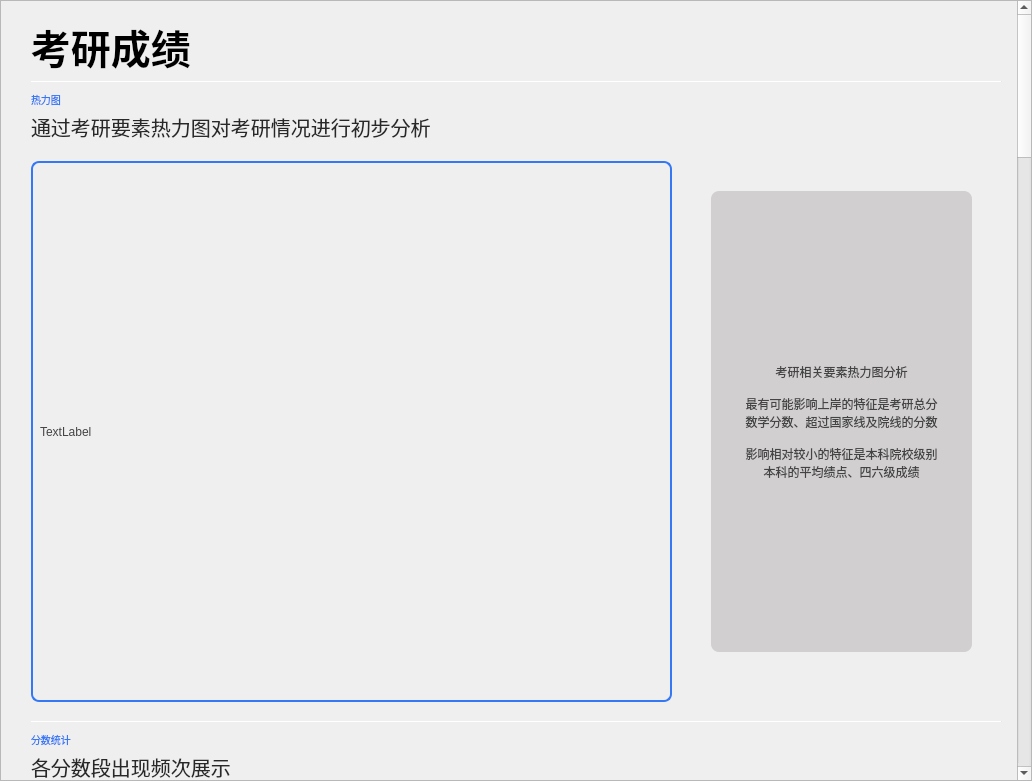
<?xml version="1.0" encoding="UTF-8"?>
<ui version="4.0">
 <class>Form</class>
 <widget class="QWidget" name="Form">
  <property name="geometry">
   <rect>
    <x>0</x>
    <y>0</y>
    <width>1032</width>
    <height>781</height>
   </rect>
  </property>
  <property name="windowTitle">
   <string>Form</string>
  </property>
  <widget class="QScrollArea" name="scrollArea">
   <property name="geometry">
    <rect>
     <x>0</x>
     <y>0</y>
     <width>1032</width>
     <height>781</height>
    </rect>
   </property>
   <property name="styleSheet">
    <string notr="true">border:transparent;
background-color:white;
QScrollBar {height:0px;width:0px;}</string>
   </property>
   <property name="verticalScrollBarPolicy">
    <enum>Qt::ScrollBarAsNeeded</enum>
   </property>
   <property name="horizontalScrollBarPolicy">
    <enum>Qt::ScrollBarAlwaysOff</enum>
   </property>
   <property name="widgetResizable">
    <bool>true</bool>
   </property>
   <widget class="QWidget" name="scrollAreaWidgetContents">
    <property name="geometry">
     <rect>
      <x>0</x>
      <y>-3739</y>
      <width>1032</width>
      <height>4520</height>
     </rect>
    </property>
    <property name="minimumSize">
     <size>
      <width>871</width>
      <height>4520</height>
     </size>
    </property>
    <property name="styleSheet">
     <string notr="true">QScrollBar {height:0px;width:0px;}</string>
    </property>
    <widget class="QLabel" name="label">
     <property name="enabled">
      <bool>true</bool>
     </property>
     <property name="geometry">
      <rect>
       <x>30</x>
       <y>20</y>
       <width>161</width>
       <height>51</height>
      </rect>
     </property>
     <property name="maximumSize">
      <size>
       <width>200</width>
       <height>200</height>
      </size>
     </property>
     <property name="font">
      <font>
       <pointsize>-1</pointsize>
       <weight>75</weight>
       <italic>false</italic>
       <bold>true</bold>
      </font>
     </property>
     <property name="styleSheet">
      <string notr="true">font-size:40px;font:bold;</string>
     </property>
     <property name="text">
      <string>考研成绩</string>
     </property>
    </widget>
    <widget class="Line" name="line">
     <property name="geometry">
      <rect>
       <x>30</x>
       <y>80</y>
       <width>971</width>
       <height>1</height>
      </rect>
     </property>
     <property name="styleSheet">
      <string notr="true">background-color:rgb(230,230,230);
max-height:5px;</string>
     </property>
     <property name="orientation">
      <enum>Qt::Horizontal</enum>
     </property>
    </widget>
    <widget class="QWidget" name="widget" native="true">
     <property name="geometry">
      <rect>
       <x>20</x>
       <y>90</y>
       <width>991</width>
       <height>621</height>
      </rect>
     </property>
     <widget class="QLabel" name="label_6">
      <property name="geometry">
       <rect>
        <x>10</x>
        <y>0</y>
        <width>91</width>
        <height>16</height>
       </rect>
      </property>
      <property name="styleSheet">
       <string notr="true">color:rgb(53,120,246);font-size:10px;background-color:transparent;</string>
      </property>
      <property name="text">
       <string>热力图</string>
      </property>
     </widget>
     <widget class="QLabel" name="label_7">
      <property name="geometry">
       <rect>
        <x>10</x>
        <y>20</y>
        <width>431</width>
        <height>31</height>
       </rect>
      </property>
      <property name="styleSheet">
       <string notr="true">background-color:transparent;color:rgb(40,40,40);font-size:20px</string>
      </property>
      <property name="text">
       <string>通过考研要素热力图对考研情况进行初步分析</string>
      </property>
     </widget>
     <widget class="QLabel" name="label_5">
      <property name="geometry">
       <rect>
        <x>690</x>
        <y>100</y>
        <width>261</width>
        <height>461</height>
       </rect>
      </property>
      <property name="styleSheet">
       <string notr="true">background-color:rgb(209, 207, 208);border:1px rgb(209, 207, 208);border-radius:8px;padding:2px 4px;color:rgb(68,68,68);</string>
      </property>
      <property name="text">
       <string>考研相关要素热力图分析

最有可能影响上岸的特征是考研总分
数学分数、超过国家线及院线的分数

影响相对较小的特征是本科院校级别
本科的平均绩点、四六级成绩</string>
      </property>
      <property name="alignment">
       <set>Qt::AlignCenter</set>
      </property>
     </widget>
     <widget class="QLabel" name="htmap">
      <property name="geometry">
       <rect>
        <x>10</x>
        <y>70</y>
        <width>641</width>
        <height>541</height>
       </rect>
      </property>
      <property name="styleSheet">
       <string notr="true">border:2px solid rgb(53,120,246);border-radius:8px;
padding:2px 4px;color:rgb(68,68,68);
background-color:transparent;</string>
      </property>
      <property name="text">
       <string>TextLabel</string>
      </property>
     </widget>
    </widget>
    <widget class="QWidget" name="widget_3" native="true">
     <property name="geometry">
      <rect>
       <x>20</x>
       <y>730</y>
       <width>991</width>
       <height>461</height>
      </rect>
     </property>
     <widget class="QLabel" name="label_8">
      <property name="geometry">
       <rect>
        <x>10</x>
        <y>0</y>
        <width>91</width>
        <height>16</height>
       </rect>
      </property>
      <property name="styleSheet">
       <string notr="true">color:rgb(53,120,246);font-size:10px;background-color:transparent;</string>
      </property>
      <property name="text">
       <string>分数统计</string>
      </property>
     </widget>
     <widget class="QLabel" name="label_9">
      <property name="geometry">
       <rect>
        <x>10</x>
        <y>20</y>
        <width>221</width>
        <height>31</height>
       </rect>
      </property>
      <property name="styleSheet">
       <string notr="true">background-color:transparent;color:rgb(40,40,40);font-size:20px</string>
      </property>
      <property name="text">
       <string>各分数段出现频次展示</string>
      </property>
     </widget>
     <widget class="QLabel" name="label_10">
      <property name="geometry">
       <rect>
        <x>590</x>
        <y>150</y>
        <width>341</width>
        <height>221</height>
       </rect>
      </property>
      <property name="styleSheet">
       <string notr="true">background-color:rgb(209, 207, 208);border:1px rgb(209, 207, 208);border-radius:8px;padding:2px 4px;color:rgb(68,68,68);</string>
      </property>
      <property name="text">
       <string>可以看到，分数在300-350之间的考研学生较多</string>
      </property>
      <property name="alignment">
       <set>Qt::AlignCenter</set>
      </property>
     </widget>
     <widget class="QLabel" name="frc">
      <property name="geometry">
       <rect>
        <x>10</x>
        <y>70</y>
        <width>511</width>
        <height>381</height>
       </rect>
      </property>
      <property name="styleSheet">
       <string notr="true">border:2px solid rgb(53,120,246);border-radius:8px;
padding:2px 4px;color:rgb(68,68,68);
background-color:transparent;</string>
      </property>
      <property name="text">
       <string>TextLabel</string>
      </property>
     </widget>
    </widget>
    <widget class="Line" name="line_2">
     <property name="geometry">
      <rect>
       <x>30</x>
       <y>720</y>
       <width>971</width>
       <height>1</height>
      </rect>
     </property>
     <property name="styleSheet">
      <string notr="true">background-color:rgb(230,230,230);
max-height:5px;</string>
     </property>
     <property name="orientation">
      <enum>Qt::Horizontal</enum>
     </property>
    </widget>
    <widget class="Line" name="line_3">
     <property name="geometry">
      <rect>
       <x>30</x>
       <y>1200</y>
       <width>971</width>
       <height>1</height>
      </rect>
     </property>
     <property name="styleSheet">
      <string notr="true">background-color:rgb(230,230,230);
max-height:5px;</string>
     </property>
     <property name="orientation">
      <enum>Qt::Horizontal</enum>
     </property>
    </widget>
    <widget class="QWidget" name="widget_9" native="true">
     <property name="geometry">
      <rect>
       <x>20</x>
       <y>1210</y>
       <width>991</width>
       <height>791</height>
      </rect>
     </property>
     <widget class="QLabel" name="label_18">
      <property name="geometry">
       <rect>
        <x>10</x>
        <y>0</y>
        <width>91</width>
        <height>16</height>
       </rect>
      </property>
      <property name="styleSheet">
       <string notr="true">color:rgb(53,120,246);font-size:10px;background-color:transparent;</string>
      </property>
      <property name="text">
       <string>关系展示</string>
      </property>
     </widget>
     <widget class="QLabel" name="label_19">
      <property name="geometry">
       <rect>
        <x>10</x>
        <y>20</y>
        <width>221</width>
        <height>31</height>
       </rect>
      </property>
      <property name="styleSheet">
       <string notr="true">background-color:transparent;color:rgb(40,40,40);font-size:20px</string>
      </property>
      <property name="text">
       <string>展示各要素之间的关系</string>
      </property>
     </widget>
     <widget class="QLabel" name="label_20">
      <property name="geometry">
       <rect>
        <x>610</x>
        <y>130</y>
        <width>291</width>
        <height>221</height>
       </rect>
      </property>
      <property name="styleSheet">
       <string notr="true">background-color:rgb(209, 207, 208);border:1px rgb(209, 207, 208);border-radius:8px;padding:2px 4px;color:rgb(68,68,68);</string>
      </property>
      <property name="text">
       <string>在四级与考研英语的关系中
通常情况下考研英语高的四级也高
但是考虑到大部分考生都是在大一大二通过四级
所以相关性不是特别明显</string>
      </property>
      <property name="alignment">
       <set>Qt::AlignCenter</set>
      </property>
     </widget>
     <widget class="QLabel" name="label_21">
      <property name="geometry">
       <rect>
        <x>80</x>
        <y>490</y>
        <width>291</width>
        <height>221</height>
       </rect>
      </property>
      <property name="styleSheet">
       <string notr="true">background-color:rgb(209, 207, 208);border:1px rgb(209, 207, 208);border-radius:8px;padding:2px 4px;color:rgb(68,68,68);</string>
      </property>
      <property name="text">
       <string>在六级与考研英语的关系中
可以看到考研英语高的一般六级分数也高
且这种相关性比四级更加明显</string>
      </property>
      <property name="alignment">
       <set>Qt::AlignCenter</set>
      </property>
     </widget>
     <widget class="QLabel" name="s1">
      <property name="geometry">
       <rect>
        <x>10</x>
        <y>70</y>
        <width>491</width>
        <height>331</height>
       </rect>
      </property>
      <property name="styleSheet">
       <string notr="true">border:2px solid rgb(53,120,246);border-radius:8px;
padding:2px 4px;color:rgb(68,68,68);
background-color:transparent;</string>
      </property>
      <property name="text">
       <string>TextLabel</string>
      </property>
     </widget>
     <widget class="QLabel" name="s2">
      <property name="geometry">
       <rect>
        <x>480</x>
        <y>440</y>
        <width>491</width>
        <height>331</height>
       </rect>
      </property>
      <property name="styleSheet">
       <string notr="true">border:2px solid rgb(53,120,246);border-radius:8px;
padding:2px 4px;color:rgb(68,68,68);
background-color:transparent;</string>
      </property>
      <property name="text">
       <string>TextLabel</string>
      </property>
     </widget>
    </widget>
    <widget class="QWidget" name="widget_12" native="true">
     <property name="geometry">
      <rect>
       <x>20</x>
       <y>2000</y>
       <width>991</width>
       <height>731</height>
      </rect>
     </property>
     <widget class="QLabel" name="label_24">
      <property name="geometry">
       <rect>
        <x>620</x>
        <y>70</y>
        <width>291</width>
        <height>221</height>
       </rect>
      </property>
      <property name="styleSheet">
       <string notr="true">background-color:rgb(209, 207, 208);border:1px rgb(209, 207, 208);border-radius:8px;padding:2px 4px;color:rgb(68,68,68);</string>
      </property>
      <property name="text">
       <string>数学分数在考研总分的地位至关重要
数学分数越高，总分越高，两者相关性很大</string>
      </property>
      <property name="alignment">
       <set>Qt::AlignCenter</set>
      </property>
     </widget>
     <widget class="QLabel" name="label_25">
      <property name="geometry">
       <rect>
        <x>80</x>
        <y>440</y>
        <width>291</width>
        <height>221</height>
       </rect>
      </property>
      <property name="styleSheet">
       <string notr="true">background-color:rgb(209, 207, 208);border:1px rgb(209, 207, 208);border-radius:8px;padding:2px 4px;color:rgb(68,68,68);</string>
      </property>
      <property name="text">
       <string>依旧可以看出数学分数至关重要
数学分数越高，上岸概率越大，两者相关性很大</string>
      </property>
      <property name="alignment">
       <set>Qt::AlignCenter</set>
      </property>
     </widget>
     <widget class="QLabel" name="s3">
      <property name="geometry">
       <rect>
        <x>10</x>
        <y>20</y>
        <width>491</width>
        <height>331</height>
       </rect>
      </property>
      <property name="styleSheet">
       <string notr="true">border:2px solid rgb(53,120,246);border-radius:8px;
padding:2px 4px;color:rgb(68,68,68);
background-color:transparent;</string>
      </property>
      <property name="text">
       <string>TextLabel</string>
      </property>
     </widget>
     <widget class="QLabel" name="s4">
      <property name="geometry">
       <rect>
        <x>480</x>
        <y>390</y>
        <width>491</width>
        <height>331</height>
       </rect>
      </property>
      <property name="styleSheet">
       <string notr="true">border:2px solid rgb(53,120,246);border-radius:8px;
padding:2px 4px;color:rgb(68,68,68);
background-color:transparent;</string>
      </property>
      <property name="text">
       <string>TextLabel</string>
      </property>
     </widget>
    </widget>
    <widget class="QWidget" name="widget_15" native="true">
     <property name="geometry">
      <rect>
       <x>20</x>
       <y>2750</y>
       <width>991</width>
       <height>721</height>
      </rect>
     </property>
     <widget class="QLabel" name="label_28">
      <property name="geometry">
       <rect>
        <x>620</x>
        <y>70</y>
        <width>291</width>
        <height>221</height>
       </rect>
      </property>
      <property name="styleSheet">
       <string notr="true">background-color:rgb(209, 207, 208);border:1px rgb(209, 207, 208);border-radius:8px;padding:2px 4px;color:rgb(68,68,68);</string>
      </property>
      <property name="text">
       <string>平均绩点与考研成绩的相关性并不是特别明显
这也说明本科的学习情况与考研关系不大
本科成绩不够优秀依旧可以逆风翻盘
更多的还是看考研所考科目的复习情况</string>
      </property>
      <property name="alignment">
       <set>Qt::AlignCenter</set>
      </property>
     </widget>
     <widget class="QLabel" name="label_29">
      <property name="geometry">
       <rect>
        <x>80</x>
        <y>430</y>
        <width>291</width>
        <height>221</height>
       </rect>
      </property>
      <property name="styleSheet">
       <string notr="true">background-color:rgb(209, 207, 208);border:1px rgb(209, 207, 208);border-radius:8px;padding:2px 4px;color:rgb(68,68,68);</string>
      </property>
      <property name="text">
       <string>本科绩点与深造意愿呈一定的正相关性</string>
      </property>
      <property name="alignment">
       <set>Qt::AlignCenter</set>
      </property>
     </widget>
     <widget class="QLabel" name="s5">
      <property name="geometry">
       <rect>
        <x>10</x>
        <y>10</y>
        <width>491</width>
        <height>331</height>
       </rect>
      </property>
      <property name="styleSheet">
       <string notr="true">border:2px solid rgb(53,120,246);border-radius:8px;
padding:2px 4px;color:rgb(68,68,68);
background-color:transparent;</string>
      </property>
      <property name="text">
       <string>TextLabel</string>
      </property>
     </widget>
     <widget class="QLabel" name="s6">
      <property name="geometry">
       <rect>
        <x>480</x>
        <y>380</y>
        <width>491</width>
        <height>331</height>
       </rect>
      </property>
      <property name="styleSheet">
       <string notr="true">border:2px solid rgb(53,120,246);border-radius:8px;
padding:2px 4px;color:rgb(68,68,68);
background-color:transparent;</string>
      </property>
      <property name="text">
       <string>TextLabel</string>
      </property>
     </widget>
    </widget>
    <widget class="QWidget" name="widget_5" native="true">
     <property name="geometry">
      <rect>
       <x>20</x>
       <y>3490</y>
       <width>991</width>
       <height>1001</height>
      </rect>
     </property>
     <widget class="QLabel" name="label_14">
      <property name="geometry">
       <rect>
        <x>10</x>
        <y>0</y>
        <width>91</width>
        <height>16</height>
       </rect>
      </property>
      <property name="styleSheet">
       <string notr="true">color:rgb(53,120,246);font-size:10px;background-color:transparent;</string>
      </property>
      <property name="text">
       <string>回归模型</string>
      </property>
     </widget>
     <widget class="QLabel" name="label_15">
      <property name="geometry">
       <rect>
        <x>10</x>
        <y>20</y>
        <width>291</width>
        <height>31</height>
       </rect>
      </property>
      <property name="styleSheet">
       <string notr="true">background-color:transparent;color:rgb(40,40,40);font-size:20px</string>
      </property>
      <property name="text">
       <string>线性回归与随机森林分类展示</string>
      </property>
     </widget>
     <widget class="QLabel" name="label_16">
      <property name="geometry">
       <rect>
        <x>610</x>
        <y>130</y>
        <width>291</width>
        <height>221</height>
       </rect>
      </property>
      <property name="styleSheet">
       <string notr="true">background-color:rgb(209, 207, 208);border:1px rgb(209, 207, 208);border-radius:8px;padding:2px 4px;color:rgb(68,68,68);</string>
      </property>
      <property name="text">
       <string>利用线性回归模型
根据四六级分数及本科院校
对考研英语成绩进行一定预测
可以看到预测结果较为准确</string>
      </property>
      <property name="alignment">
       <set>Qt::AlignCenter</set>
      </property>
     </widget>
     <widget class="QLabel" name="label_17">
      <property name="geometry">
       <rect>
        <x>240</x>
        <y>860</y>
        <width>511</width>
        <height>131</height>
       </rect>
      </property>
      <property name="styleSheet">
       <string notr="true">background-color:rgb(209, 207, 208);border:1px rgb(209, 207, 208);border-radius:8px;padding:2px 4px;color:rgb(68,68,68);</string>
      </property>
      <property name="text">
       <string>利用随机森林分类模型对能否上岸进行预测，在训练组样本中表现优秀
在测试数据集中对能够上岸预测准确度较高</string>
      </property>
      <property name="alignment">
       <set>Qt::AlignCenter</set>
      </property>
     </widget>
     <widget class="QLabel" name="lr">
      <property name="geometry">
       <rect>
        <x>10</x>
        <y>70</y>
        <width>491</width>
        <height>331</height>
       </rect>
      </property>
      <property name="styleSheet">
       <string notr="true">border:2px solid rgb(53,120,246);border-radius:8px;
padding:2px 4px;color:rgb(68,68,68);
background-color:transparent;</string>
      </property>
      <property name="text">
       <string>TextLabel</string>
      </property>
     </widget>
     <widget class="QLabel" name="rf1">
      <property name="geometry">
       <rect>
        <x>60</x>
        <y>460</y>
        <width>371</width>
        <height>361</height>
       </rect>
      </property>
      <property name="styleSheet">
       <string notr="true">border:2px solid rgb(53,120,246);border-radius:8px;
padding:2px 4px;color:rgb(68,68,68);
background-color:transparent;</string>
      </property>
      <property name="text">
       <string>TextLabel</string>
      </property>
     </widget>
     <widget class="QLabel" name="rf2">
      <property name="geometry">
       <rect>
        <x>550</x>
        <y>460</y>
        <width>371</width>
        <height>361</height>
       </rect>
      </property>
      <property name="styleSheet">
       <string notr="true">border:2px solid rgb(53,120,246);border-radius:8px;
padding:2px 4px;color:rgb(68,68,68);
background-color:transparent;</string>
      </property>
      <property name="text">
       <string>TextLabel</string>
      </property>
     </widget>
    </widget>
    <widget class="Line" name="line_4">
     <property name="geometry">
      <rect>
       <x>30</x>
       <y>3480</y>
       <width>971</width>
       <height>1</height>
      </rect>
     </property>
     <property name="styleSheet">
      <string notr="true">background-color:rgb(230,230,230);
max-height:5px;</string>
     </property>
     <property name="orientation">
      <enum>Qt::Horizontal</enum>
     </property>
    </widget>
    <widget class="Line" name="line_5">
     <property name="geometry">
      <rect>
       <x>20</x>
       <y>4500</y>
       <width>971</width>
       <height>1</height>
      </rect>
     </property>
     <property name="styleSheet">
      <string notr="true">background-color:rgb(230,230,230);
max-height:5px;</string>
     </property>
     <property name="orientation">
      <enum>Qt::Horizontal</enum>
     </property>
    </widget>
   </widget>
  </widget>
 </widget>
 <resources/>
 <connections/>
</ui>
